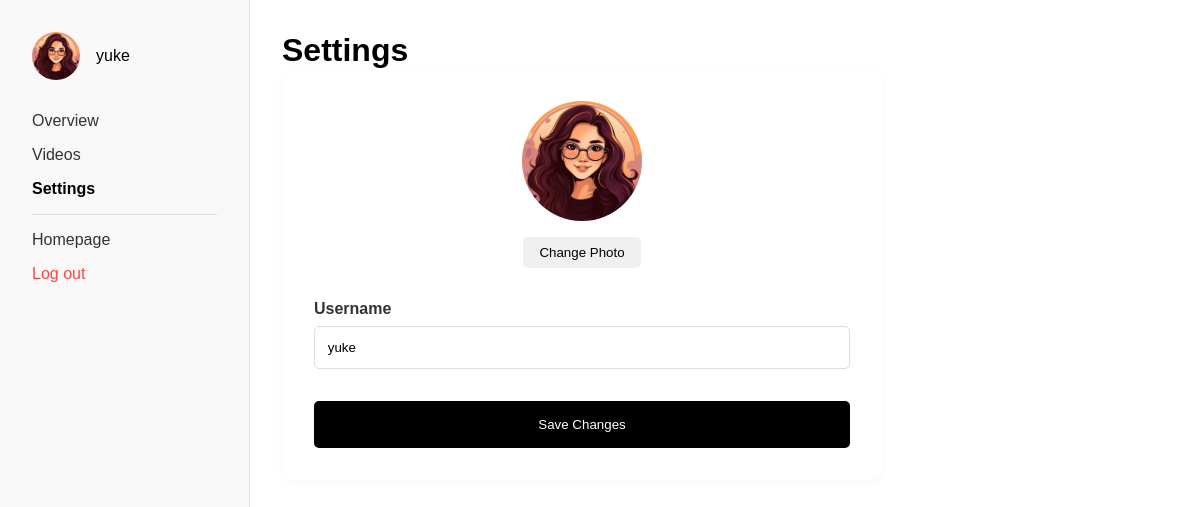
Before: /settings.php (signed in) with the older database file.
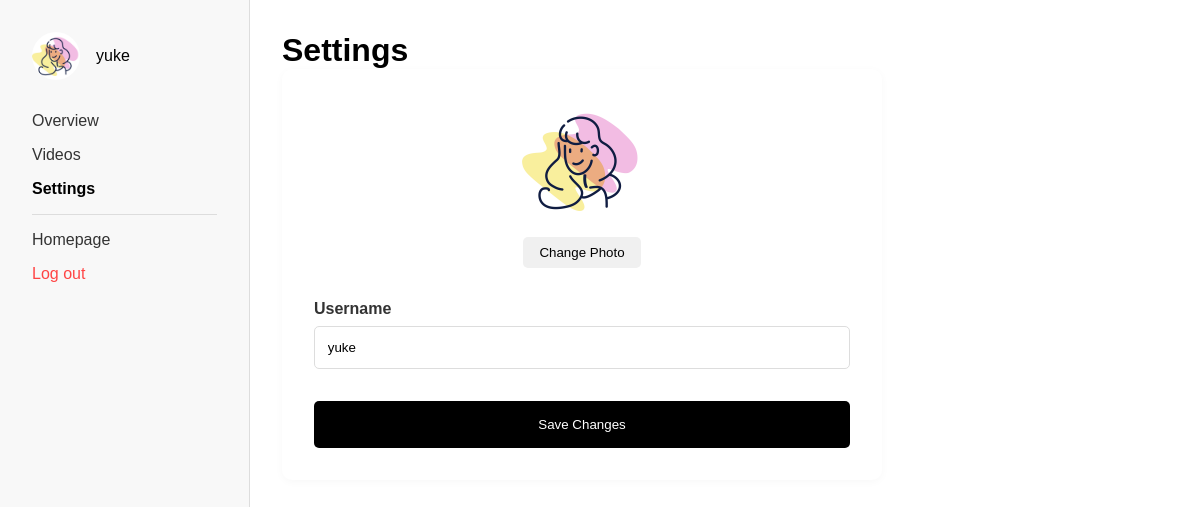
After: the same page with the newer database file.
### tables this page shows
CREATE TABLE `users` (
  `id` int(11) NOT NULL,
  `username` varchar(50) NOT NULL,
  `email` varchar(100) NOT NULL,
  `password` varchar(255) NOT NULL,
  `profile_image` varchar(255) DEFAULT 'default.png',
  `created_at` timestamp NOT NULL DEFAULT current_timestamp()
);

### settings.php (the view, shortened to what this page needs)
<?php
require_once 'config/database.php';
$stmt = $pdo->prepare("SELECT username, profile_image FROM users WHERE id = ?");
$stmt->execute([$_SESSION['user_id']]);
$user = $stmt->fetch();
?>
<!DOCTYPE html>
<html lang="en">
<head>
    <link rel="stylesheet" href="styles.css">
</head>
<body>
    <div class="dashboard-container">
        <nav class="dashboard-nav">
            <div class="user-info">
                <img src="<?php echo $user['profile_image'] ?? 'images/default.png'; ?>" alt="Profile" class="profile-img">
                <span><?php echo $_SESSION['username']; ?></span>
            </div>
            <ul>
                <li><a href="dashboard.php">Overview</a></li>
                <li><a href="videos.php">Videos</a></li>
                <li class="active"><a href="settings.php">Settings</a></li>
                <li class="nav-divider"></li>
                <li><a href="index.php">Homepage</a></li>
                <li><a href="logout.php">Log out</a></li>
            </ul>
        </nav>
        <main class="dashboard-main">
            <h1>Settings</h1>
            <div class="settings-container">
                <form id="profileForm" class="settings-form" enctype="multipart/form-data">
                    <div class="profile-upload">
                        <img src="<?php echo $user['profile_image'] ?? 'images/default.png'; ?>" alt="Profile" id="profilePreview">
                        <button type="button" class="upload-btn" onclick="document.getElementById('profileImage').click()">
                            Change Photo
                        </button>
                    </div>
                    <div class="form-group">
                        <label for="username">Username</label>
                        <input type="text" id="username" name="username" value="<?php echo $user['username']; ?>">
                    </div>
                    <button type="submit" class="save-btn">Save Changes</button>
                </form>
            </div>
        </main>
    </div>
</body>
</html>

### styles.css (style rules this page uses)
* { margin: 0; padding: 0; box-sizing: border-box; font-family: Arial, sans-serif; }
.user-info { display: flex; align-items: center; gap: 1rem; }
.user-info img { width: 48px; height: 48px; border-radius: 50%; object-fit: cover; }
.dashboard-container { display: flex; min-height: 100vh; }
.dashboard-nav { width: 250px; background: #f8f8f8; padding: 2rem; border-right: 1px solid #ddd; }
.dashboard-main { flex: 1; padding: 2rem; }
.user-info { display: flex; align-items: center; gap: 1rem; margin-bottom: 2rem; }
.profile-img { width: 40px; height: 40px; border-radius: 50%; }
.dashboard-nav ul { list-style: none; padding: 0; }
.dashboard-nav li { margin: 1rem 0; }
.dashboard-nav a { text-decoration: none; color: #333; }
.dashboard-nav li.active a { color: #000; font-weight: bold; }
.dashboard-nav .nav-divider { height: 1px; background: #ddd; margin: 1rem 0; }
.dashboard-nav li:last-child a { color: #ff4444; }
.settings-container { max-width: 600px; background: white; padding: 2rem; border-radius: 10px; box-shadow: 0 2px 8px rgba(0, 0, 0, 0.03); }
.settings-form { display: flex; flex-direction: column; gap: 2rem; }
.profile-upload { display: flex; flex-direction: column; align-items: center; gap: 1rem; }
.profile-upload img { width: 120px; height: 120px; border-radius: 50%; object-fit: cover; }
.upload-btn { background: #f0f0f0; border: none; padding: 0.5rem 1rem; border-radius: 5px; cursor: pointer; }
.form-group { display: flex; flex-direction: column; gap: 0.5rem; }
.form-group label { font-weight: bold; color: #333; }
.form-group input { padding: 0.8rem; border: 1px solid #ddd; border-radius: 5px; }
.save-btn { background: #000; color: white; border: none; padding: 1rem; border-radius: 5px; cursor: pointer; }

Changed rows visible on the page:
changed users "yuke": profile_image: a different picture
